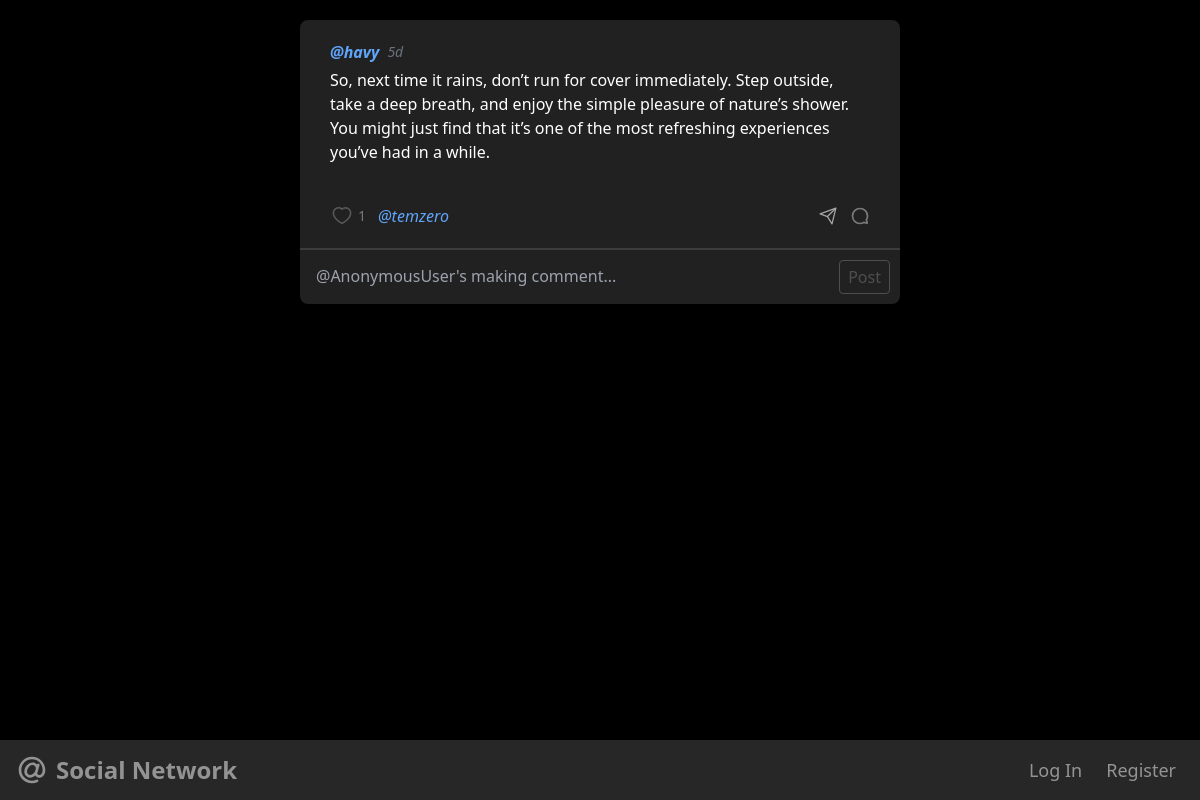
/post/29, run on an earlier commit of the app's database.
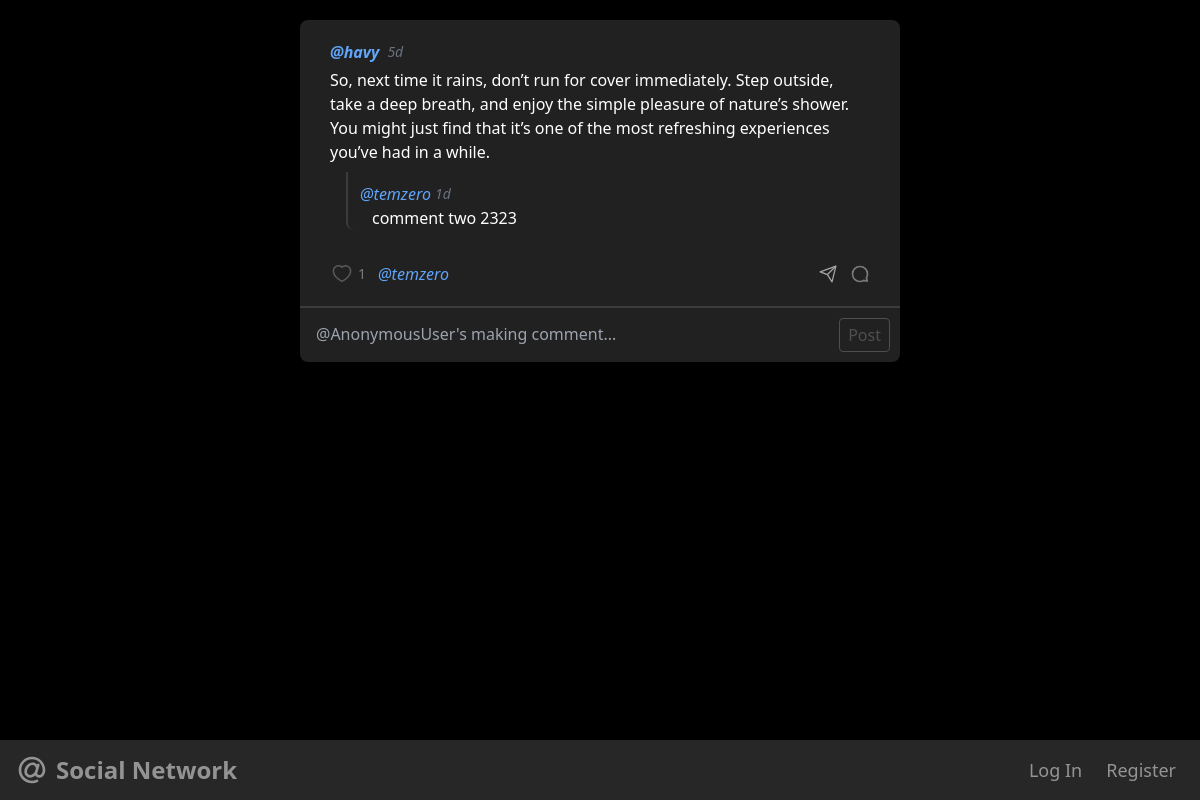
And on a later commit of the database.
### network/models.py (models this page shows, shortened)
class User(AbstractUser):
    def __str__(self):
        return f"{self.username}"

class Comment(models.Model):
    user = models.ForeignKey(User, on_delete=models.CASCADE, related_name='commenter')
    content = models.CharField(max_length=299)
    post = models.ForeignKey(Post, on_delete=models.CASCADE, related_name='commented_post')
    time = models.DateTimeField(auto_now_add=True)
    def time_ago(self):
        diff = now() - self.time
        if diff < timedelta(minutes=1):
            return "Just now"
        elif diff < timedelta(hours=1):
            return f"{int(diff.total_seconds() / 60)}m"
        elif diff < timedelta(days=1):
            return f"{int(diff.total_seconds() / 3600)}h"
        elif diff < timedelta(days=7):
            return f"{diff.days}d"
        else:
            return self.time.strftime('%d %b %Y')

### network/views.py (the view)
# urls.py: path("post/<int:post_id>", views.post, name="post"),
def post(request, post_id):
    if request.method == 'GET':
        post = Post.objects.get(pk=post_id)
        return render(request, "network/post.html", {'post': post})

### network/models.py (called while the page is built)
    def time_ago(self):
        diff = now() - self.time
        if diff < timedelta(minutes=1):
            return "Just now"
        elif diff < timedelta(hours=1):
            return f"{int(diff.total_seconds() / 60)}m"
        elif diff < timedelta(days=1):
            return f"{int(diff.total_seconds() / 3600)}h"
        elif diff < timedelta(days=7):
            return f"{diff.days}d"
        else:
            return f"{diff.days}d"

### network/templates/network/post.html (shortened to what the changed rows need)
{% extends "network/layout.html" %}
{% block body %}
<div class="posts" id="posts">
        <div class="post-detail" id="{{ post.id }}">
            <h1 id="post-content" class="post-content mt-1">{{post.content}}</h1>
            <div class="comments">
                {% for comment in post.commented_post.all %}
                    {% include 'partials/postComments.html' %}
                {% endfor %}
            </div>
            <div id="post-buttons-container" class="flex gap-4 items-center justify-between mt-8">
                <form class="like-form flex items-center" action="{% url 'like' post.id %}" >
                    {% if post.likers.all %}
                        <span class="w-[400px] text-gray-400 ml-3 mr-4 overflow-hidden text-ellipsis whitespace-nowrap block">
                            {% for liker in post.likers.all %}
                                <a href="{% url 'profile' liker.id %}" class="text-blue-400 hover:underline italic" onclick="event.stopPropagation()">@{{ liker }}</a>
                            {% endfor %}
                        </span>
                    {% endif %}
                </form>
            </div>
        </div>
</div>
{% endblock %}

### network/templates/partials/postComments.html (shortened to what this page needs)
<div class="comment" id="{{comment.id}}">
    <div class="flex justify-between">
        <div class="flex items-center gap-1">
            {% if comment.user %}
                <a href="{% url 'profile' comment.user.id %}" onclick="event.stopPropagation()" class="comment-username text-blue-400 hover:underline italic">@{{ comment.user }}</a>
            {% else %}
                <span class="text-gray-400 comment-username italic">@Anonymous</span>
            {% endif %}
            <h3 class="comment-time text-sm text-gray-500 italic">{{ comment.time_ago }}</h3>
        </div>
    </div>
    <h1 id="comment-content" class="comment-content ml-3">{{ comment.content }}</h1>
</div>

What changed in the data, as far as the page shows it:
added Comment: user "temzero", time_ago "1d", content "comment two 2323"
